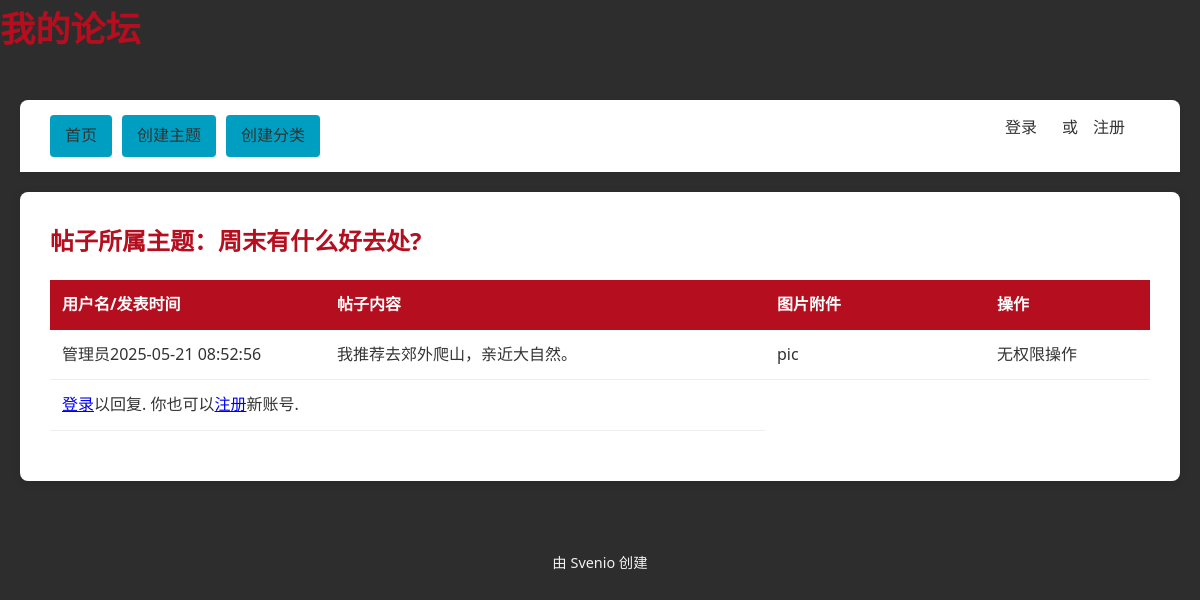
Page /topic.php?topic_id=3 on the committed database.
### tables this page shows
CREATE TABLE topics (
    topic_id INT(8) NOT NULL AUTO_INCREMENT,
    topic_subject VARCHAR(255) NOT NULL,
    topic_date DATETIME NOT NULL,
    topic_cat INT(8) NOT NULL,
    topic_by INT(8) NOT NULL,
    PRIMARY KEY (topic_id)
);

CREATE TABLE posts (
    post_id INT(8) NOT NULL AUTO_INCREMENT,
    post_content TEXT NOT NULL,
    post_date DATETIME NOT NULL,
    post_topic INT(8) NOT NULL,
    post_by INT(8) NOT NULL,
    PRIMARY KEY (post_id)
);

CREATE TABLE users (
    user_id INT(8) NOT NULL AUTO_INCREMENT,
    user_name VARCHAR(30) NOT NULL,
    user_pass VARCHAR(255) NOT NULL,
    user_email VARCHAR(255) NOT NULL,
    user_date DATETIME NOT NULL,
    user_level INT(8) NOT NULL,
    UNIQUE INDEX user_name_unique(user_name),
    PRIMARY KEY(user_id)
);

### topic.php (the view, shortened to what this page needs)
<?php
include 'header.php';
global $conn;
$sql = 'SELECT topic_id,topic_subject FROM topics WHERE topics.topic_id = ' . mysqli_real_escape_string($conn, $_GET['topic_id']);
$result = mysqli_query($conn, $sql);
while ($row = mysqli_fetch_assoc($result)) {
    echo '<h2>帖子所属主题：' . $row['topic_subject'] . '</h2>';
}
$posts_sql = "SELECT
    posts.post_id, posts.post_topic,posts.post_content,posts.post_date,posts.post_by, posts.post_pic, users.user_id,users.user_name
FROM posts
LEFT JOIN users ON posts.post_by = users.user_id
WHERE posts.post_topic=" . mysqli_real_escape_string($conn, $_GET['topic_id']);
$posts_result = mysqli_query($conn, $posts_sql);
if (!$posts_result) {
    echo '无法显示主题下的帖子，请重试' . mysqli_error($conn);
} else {
    echo '<table>
<tr>
<th>用户名/发表时间</th>
<th>帖子内容</th>
<th>图片附件</th>
<th>操作</th>
</tr>';
    while ($posts_row = mysqli_fetch_assoc($posts_result)) {
        echo '<tr>';
        echo '<td class="leftpart">';
        echo $posts_row['user_name'] . $posts_row['post_date'];
        echo '</td>';
        echo '<td class="rightpart">';
        echo $posts_row['post_content'];
        echo '</td>';
        echo '<td class="picpart">';
        echo 'pic';
        echo '</td>';
        echo '<td class="menupart">';
        if ($_SESSION['user_level'] === 1 || $_SESSION['user_name'] === $posts_row['user_name']) {
            echo '<a href="update_post.php?post_id=' . $posts_row['post_id'] . '">更新</a>';
            echo '<br />';
            echo '<a href="delete_post.php?post_id=' . $posts_row['post_id'] . '">删除</a>';
        } else {
            echo '无权限操作';
        }
        echo '</td>';
        echo '</tr>';
    }
}
if (!$_SESSION['signed_in']) {
    echo '<tr><td colspan=2><a href="signin.php">登录</a>以回复. 你也可以<a href="signup.php">注册</a>新账号.';
} else {
    echo '<tr><td colspan="2"><h2>回复：</h2><br />
					<form method="post" action="reply.php?id=' . mysqli_fetch_assoc(mysqli_query($conn, $sql))['topic_id'] . '">
						<textarea name="post-content"></textarea>
						<input type="submit" value="回复" />
					</form></td></tr>';
}
echo '</table>';
include 'footer.php';

### style.css (style rules this page uses)
:root { --primary-color: #B40E1F; --secondary-color: #009FC1; --dark-bg: #2D2D2D; --light-bg: #FFFFFF; --text-dark: #333333; --text-light: #F1F3F1; }
body { background-color: var(--dark-bg); font-family: 'Segoe UI', Roboto, 'Helvetica Neue', sans-serif; line-height: 1.6; color: var(--text-dark); margin: 0; padding: 0; }
table { width: 100%; border-collapse: collapse; margin: 20px 0; }
th { background-color: var(--primary-color); color: white; padding: 12px; text-align: left; }
td { padding: 12px; border-bottom: 1px solid #eee; }
h1, h2, h3 { color: var(--primary-color); margin-top: 0; }
.leftpart { width: 25%; }
.rightpart { width: 40%; }
.picpart { width: 20%; }
.menupart { width: 15%; }

### rows in the picture
topics: topic_subject "周末有什么好去处?"
posts: post_by.user_name "管理员", post_date "2025-05-21 08:52:56", post_content "我推荐去郊外爬山，亲近大自然。"
